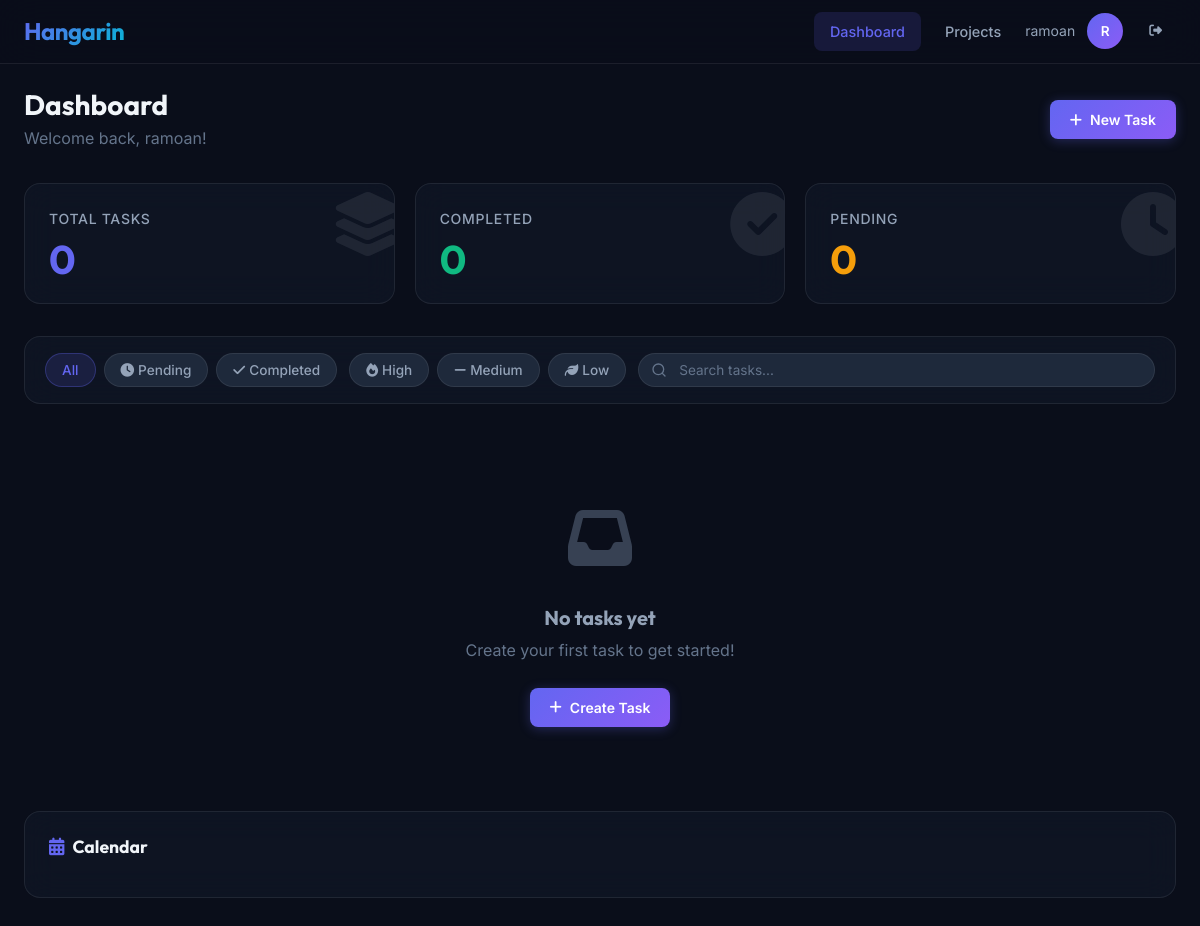
The app's page /dashboard/ (signed in), older data.
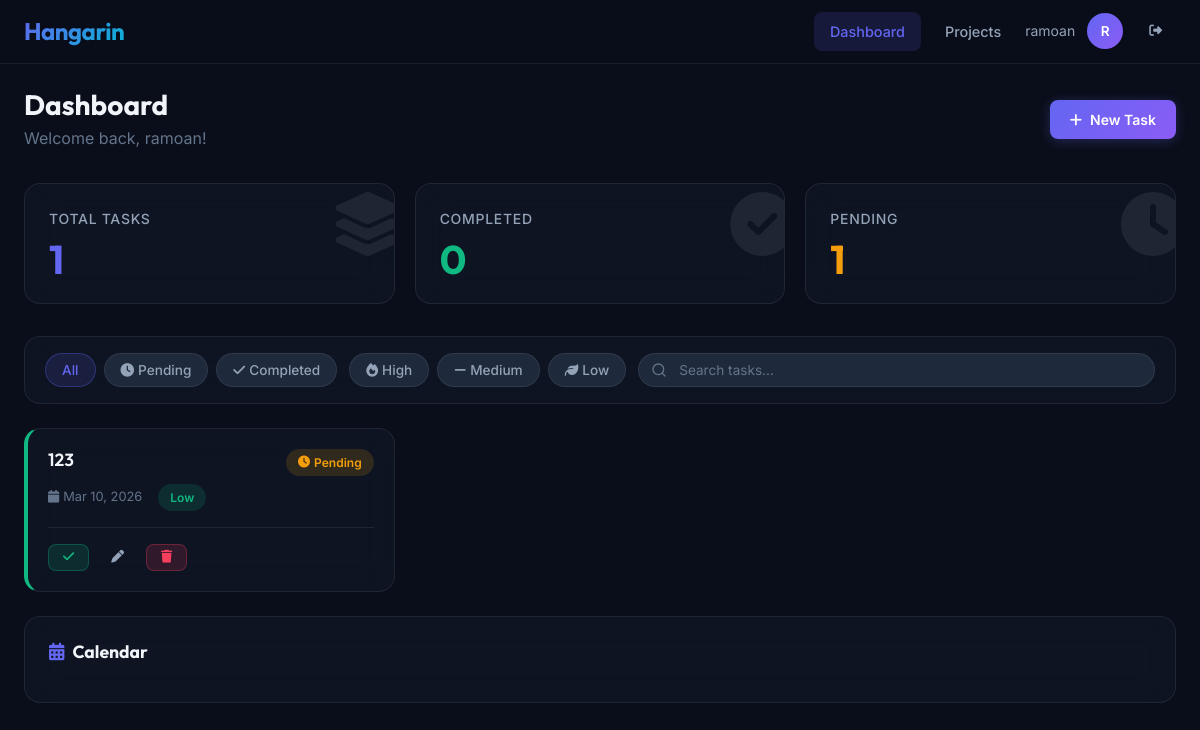
The same page, newer data.
### tasks/models.py (models this page shows, shortened)
class Task(models.Model):
    title = models.CharField(max_length=200)
    description = models.TextField(blank=True)
    completed = models.BooleanField(default=False)
    created_at = models.DateTimeField(auto_now_add=True)
    due_date = models.DateField(null=True, blank=True)
    priority = models.CharField(
        max_length=10,
        choices=[
            ("low", "Low"),
            ("medium", "Medium"),
            ("high", "High")
        ],
        default="low"
    )
    user = models.ForeignKey(User, on_delete=models.CASCADE)
    project = models.ForeignKey(Project, on_delete=models.CASCADE, null=True, blank=True, related_name='tasks')

### tasks/views.py (the view)
# urls.py: path('dashboard/', views.dashboard, name='dashboard'),
@login_required
def dashboard(request):
    tasks = Task.objects.filter(user=request.user)
    status_filter = request.GET.get('status', '')
    priority_filter = request.GET.get('priority', '')
    search_query = request.GET.get('q', '')
    if status_filter == 'completed':
        tasks = tasks.filter(completed=True)
    elif status_filter == 'pending':
        tasks = tasks.filter(completed=False)
    if priority_filter in ('low', 'medium', 'high'):
        tasks = tasks.filter(priority=priority_filter)
    if search_query:
        tasks = tasks.filter(title__icontains=search_query)
    tasks = tasks.order_by('-created_at')
    completed = Task.objects.filter(user=request.user, completed=True).count()
    pending = Task.objects.filter(user=request.user, completed=False).count()
    projects = Project.objects.filter(user=request.user)
    return render(request, "tasks/dashboard.html", {
        "tasks": tasks,
        "projects": projects,
        "completed": completed,
        "pending": pending,
        "status_filter": status_filter,
        "priority_filter": priority_filter,
        "search_query": search_query,
    })

### templates/tasks/dashboard.html (shortened to what the changed rows need)
{% extends "base.html" %}
{% load static %}
{% block content %}
<div class="container">
    <div class="flex-between" style="margin-bottom: 32px;">
        <div>
            <h1 style="font-size: 1.75rem; margin-bottom: 4px;">Dashboard</h1>
        </div>
    </div>
    <div class="grid-stats" style="margin-bottom: 32px;">
        <div class="stat-card glass-card stat-card--total animate-fade-in">
            <div class="stat-icon"><i class="fas fa-layer-group"></i></div>
            <div class="stat-label">Total Tasks</div>
            <div class="stat-value">{{ completed|add:pending }}</div>
        </div>
        <div class="stat-card glass-card stat-card--pending animate-fade-in animate-delay-2">
            <div class="stat-icon"><i class="fas fa-clock"></i></div>
            <div class="stat-label">Pending</div>
            <div class="stat-value">{{ pending }}</div>
        </div>
    </div>
    <div class="dashboard-layout">
        <div>
            <div class="grid-tasks" id="tasks-grid">
                {% for task in tasks %}
                <div class="task-card glass-card task-card--{{ task.priority }} animate-fade-in"
                     data-status="{% if task.completed %}completed{% else %}pending{% endif %}"
                     data-priority="{{ task.priority }}"
                     style="animation-delay: {{ forloop.counter0 }}00ms;">
                    <div class="task-card__header">
                        <h3 class="task-card__title" style="{% if task.completed %}text-decoration: line-through; opacity: 0.6;{% endif %}">
                            {{ task.title }}
                        </h3>
                        {% if task.completed %}
                            <span class="badge badge--completed"><i class="fas fa-check" style="margin-right:4px;"></i>Done</span>
                        {% else %}
                            <span class="badge badge--pending"><i class="fas fa-clock" style="margin-right:4px;"></i>Pending</span>
                        {% endif %}
                    </div>
                    <div class="task-card__meta">
                        {% if task.due_date %}
                        <span><i class="fas fa-calendar" style="margin-right:4px;"></i>{{ task.due_date|date:"M d, Y" }}</span>
                        {% endif %}
                        <span class="badge badge--{{ task.priority }}">{{ task.priority|title }}</span>
                    </div>
                    <div class="task-card__actions">
                        <a href="{% url 'complete_task' task.id %}" class="btn btn--success btn--sm" title="Toggle status">
                            <i class="fas fa-{% if task.completed %}undo{% else %}check{% endif %}"></i>
                        </a>
                        <button class="btn btn--ghost btn--sm"
                                onclick="openEditModal('{{ task.id }}', '{{ task.title|escapejs }}', '{{ task.description|escapejs }}', '{{ task.due_date|date:"Y-m-d" }}', '{{ task.priority }}')" title="Edit">
                            <i class="fas fa-pen"></i>
                        </button>
                        <button class="btn btn--danger btn--sm"
                                onclick="openDeleteModal('{{ task.id }}', '{{ task.title|escapejs }}')" title="Delete">
                            <i class="fas fa-trash"></i>
                        </button>
                    </div>
                </div>
                {% empty %}
                <div class="empty-state" style="grid-column: 1 / -1;">
                    <div class="empty-state__icon"><i class="fas fa-inbox"></i></div>
                    <h3 class="empty-state__title">No tasks yet</h3>
                    <p class="empty-state__text">Create your first task to get started!</p>
                    <button class="btn btn--primary" onclick="openModal('create-modal')">
                        <i class="fas fa-plus" style="margin-right:8px;"></i>Create Task
                    </button>
                </div>
                {% endfor %}
            </div>
        </div>
    </div>
</div>
{% endblock %}

Row changes from the older to the newer data that the page shows:
added Task: title "123", completed False (drawn), due_date "Mar 10, 2026", priority "Low"
Text that changed along with them:
{{ completed|add:pending }}: "0" → "1"
{{ pending }}: "0" → "1"
text no longer shown: "No tasks yet Create your first task to get started! Create Task"
